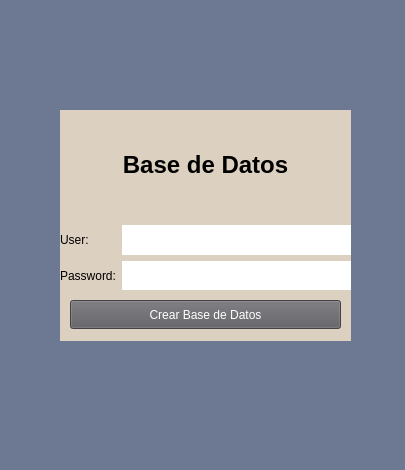
<?xml version="1.0" encoding="UTF-8"?>
<ui version="4.0">
 <class>VentanaPrincipal</class>
 <widget class="QMainWindow" name="VentanaPrincipal">
  <property name="geometry">
   <rect>
    <x>0</x>
    <y>0</y>
    <width>405</width>
    <height>470</height>
   </rect>
  </property>
  <property name="windowTitle">
   <string>Ventana Principal</string>
  </property>
  <property name="styleSheet">
   <string notr="true"/>
  </property>
  <property name="animated">
   <bool>true</bool>
  </property>
  <widget class="QWidget" name="centralwidget">
   <property name="styleSheet">
    <string notr="true">QWidget{
background-color:#6d7993;
font-family: arial,verdana;
}

QDialog{
background-color:#557a95;
font-family: arial,verdana;
}
QLineEdit{
background-color:#b1a296;
border: 0;
font-size:14px;
height:30px;
}

</string>
   </property>
   <widget class="QWidget" name="widget_algoritmo" native="true">
    <property name="geometry">
     <rect>
      <x>60</x>
      <y>110</y>
      <width>291</width>
      <height>181</height>
     </rect>
    </property>
    <property name="styleSheet">
     <string notr="true">QWidget{
background-color:#dcd0c0;
}
QPushButton{
background-color:#5d5c61;
color:white;
height:20px;
}
QPushButton:hover{
background-color:#062f4f;
color:white;
}</string>
    </property>
    <layout class="QGridLayout" name="gridLayout_3">
     <item row="3" column="0">
      <widget class="QLabel" name="label_Quantum">
       <property name="text">
        <string>Password:</string>
       </property>
      </widget>
     </item>
     <item row="3" column="1">
      <widget class="QLineEdit" name="lineEditP">
       <property name="styleSheet">
        <string notr="true">background-color:white;</string>
       </property>
      </widget>
     </item>
     <item row="2" column="1">
      <widget class="QLineEdit" name="lineEditU">
       <property name="styleSheet">
        <string notr="true">background-color:white;</string>
       </property>
      </widget>
     </item>
     <item row="0" column="0" colspan="2">
      <widget class="QLabel" name="label_bd">
       <property name="font">
        <font>
         <family>arial,verdana</family>
         <pointsize>18</pointsize>
         <weight>75</weight>
         <bold>true</bold>
        </font>
       </property>
       <property name="text">
        <string>Base de Datos</string>
       </property>
       <property name="alignment">
        <set>Qt::AlignCenter</set>
       </property>
      </widget>
     </item>
     <item row="2" column="0">
      <widget class="QLabel" name="label_Algoritmo">
       <property name="text">
        <string>User:</string>
       </property>
      </widget>
     </item>
    </layout>
   </widget>
   <widget class="QWidget" name="widget_Simular" native="true">
    <property name="geometry">
     <rect>
      <x>60</x>
      <y>290</y>
      <width>291</width>
      <height>51</height>
     </rect>
    </property>
    <property name="styleSheet">
     <string notr="true">QWidget{
background-color:#dcd0c0;
}
QPushButton{
background-color:#5d5c61;
color:white;
height:20px;
}
QPushButton:hover{
background-color:#062f4f;
color:white;
}</string>
    </property>
    <widget class="QPushButton" name="pushButtonCrear">
     <property name="geometry">
      <rect>
       <x>10</x>
       <y>10</y>
       <width>271</width>
       <height>29</height>
      </rect>
     </property>
     <property name="text">
      <string>Crear Base de Datos</string>
     </property>
    </widget>
   </widget>
   <zorder>widget_algoritmo</zorder>
   <zorder>widget_Simular</zorder>
   <zorder>label_bd</zorder>
  </widget>
 </widget>
 <resources/>
 <connections/>
</ui>
